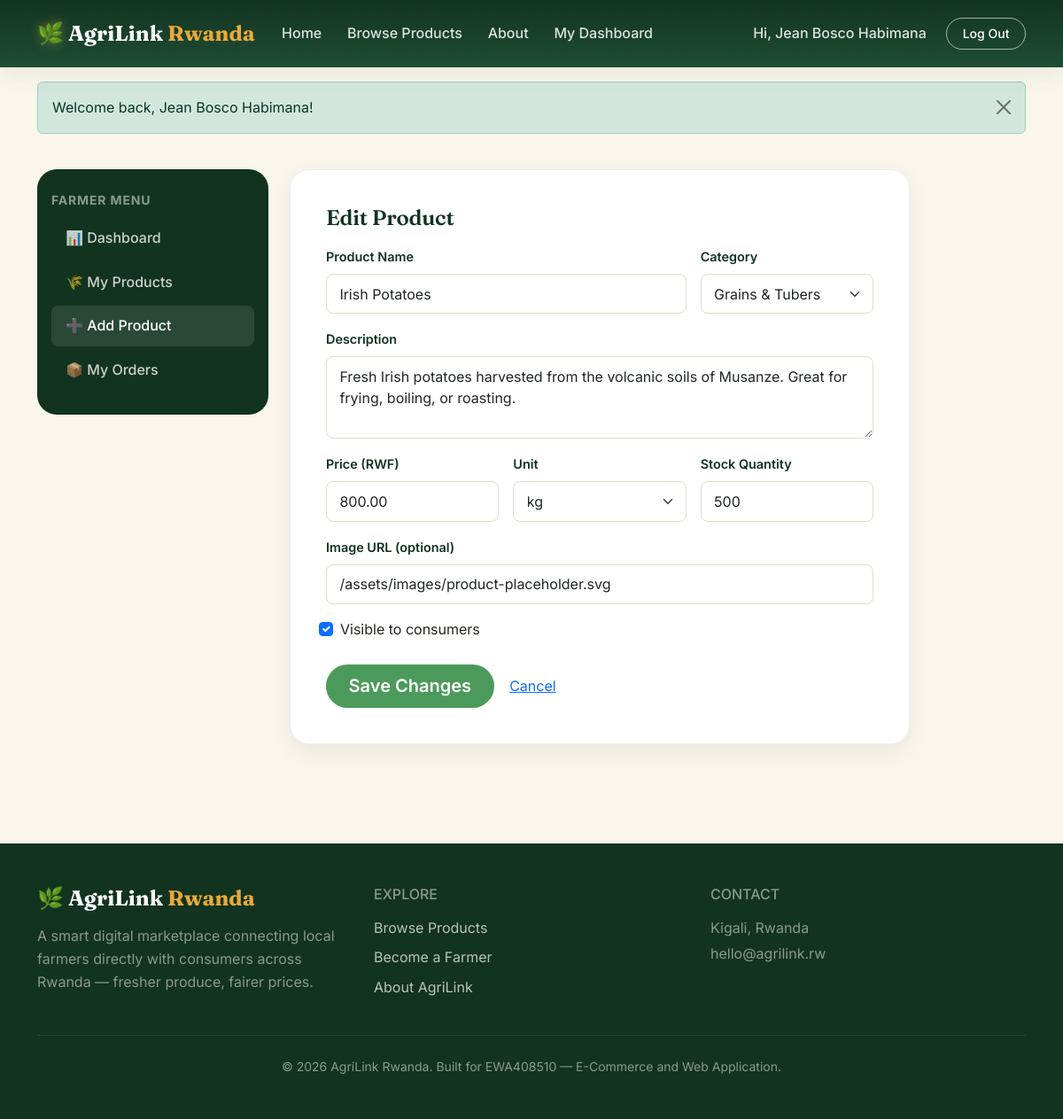
The app's page /farmer/product-form.php?id=1 (signed in) with its own data.
### tables this page shows
CREATE TABLE products (
    id INT AUTO_INCREMENT PRIMARY KEY,
    farmer_id INT NOT NULL,
    category_id INT NOT NULL,
    name VARCHAR(150) NOT NULL,
    slug VARCHAR(180) NOT NULL UNIQUE,
    description TEXT DEFAULT NULL,
    price DECIMAL(10,2) NOT NULL,
    unit VARCHAR(20) NOT NULL DEFAULT 'kg',
    stock_quantity INT NOT NULL DEFAULT 0,
    image_url VARCHAR(255) DEFAULT '/assets/images/product-placeholder.svg',
    is_active TINYINT(1) NOT NULL DEFAULT 1,
    created_at TIMESTAMP DEFAULT CURRENT_TIMESTAMP,
    updated_at TIMESTAMP DEFAULT CURRENT_TIMESTAMP ON UPDATE CURRENT_TIMESTAMP,
    FOREIGN KEY (farmer_id) REFERENCES farmer_profiles(id) ON DELETE CASCADE,
    FOREIGN KEY (category_id) REFERENCES categories(id),
    INDEX idx_products_category (category_id),
    INDEX idx_products_farmer (farmer_id)
);

CREATE TABLE categories (
    id INT AUTO_INCREMENT PRIMARY KEY,
    name VARCHAR(100) NOT NULL UNIQUE,
    slug VARCHAR(120) NOT NULL UNIQUE,
    description VARCHAR(255) DEFAULT NULL
);

### includes/auth.php (called while the page is built, shortened)
<?php
function currentUser() {
    return $_SESSION['user'] ?? null;
}

### classes/FarmerProfile.php (called while the page is built, shortened)
<?php
class FarmerProfile
{
    private PDO $pdo;
    public function __construct(PDO $pdo)
    {
        $this->pdo = $pdo;
    }
    public function findByUserId(int $userId): ?array
    {
        $stmt = $this->pdo->prepare('SELECT * FROM farmer_profiles WHERE user_id = :uid LIMIT 1');
        $stmt->execute(['uid' => $userId]);
        $row = $stmt->fetch();
        return $row ?: null;
    }
}

### classes/Product.php (called while the page is built, shortened)
<?php
class Product
{
    private PDO $pdo;
    public function __construct(PDO $pdo)
    {
        $this->pdo = $pdo;
    }
    private function baseSelect(): string
    {
        return "SELECT p.*, c.name AS category_name, c.slug AS category_slug,
                       fp.farm_name, fp.district, u.full_name AS farmer_name
                FROM products p
                JOIN categories c ON c.id = p.category_id
                JOIN farmer_profiles fp ON fp.id = p.farmer_id
                JOIN users u ON u.id = fp.user_id";
    }
    public function findByIdForFarmer(int $id, int $farmerId): ?array
    {
        $stmt = $this->pdo->prepare($this->baseSelect() . ' WHERE p.id = :id AND p.farmer_id = :fid LIMIT 1');
        $stmt->execute(['id' => $id, 'fid' => $farmerId]);
        $row = $stmt->fetch();
        return $row ?: null;
    }
}

### includes/functions.php (called while the page is built, shortened)
<?php
function e($value) {
    return htmlspecialchars($value ?? '', ENT_QUOTES, 'UTF-8');
}

### classes/Category.php (called while the page is built, shortened)
<?php
class Category
{
    private PDO $pdo;
    public function __construct(PDO $pdo)
    {
        $this->pdo = $pdo;
    }
    public function all(): array
    {
        return $this->pdo->query('SELECT * FROM categories ORDER BY name ASC')->fetchAll();
    }
}

### farmer/product-form.php (the view, shortened to what this page needs)
<?php
require_once __DIR__ . '/../config/bootstrap.php';
$user = currentUser();
$farmerModel = new FarmerProfile($pdo);
$farmer = $farmerModel->findByUserId((int)$user['id']);
$categoryModel = new Category($pdo);
$categories = $categoryModel->all();
$productModel = new Product($pdo);
$editing = false;
$product = null;
if (!empty($_GET['id'])) {
    $product = $productModel->findByIdForFarmer((int)$_GET['id'], (int)$farmer['id']);
    $editing = true;
}
require __DIR__ . '/../includes/header.php';
require __DIR__ . '/../includes/navbar.php';
?>
<section class="agri-section pt-4">
    <div class="container">
        <div class="row g-4">
            <div class="col-lg-3"><?php require __DIR__ . '/../includes/farmer-sidebar.php'; ?></div>
            <div class="col-lg-9">
                <div class="agri-form-card" style="max-width: 700px;">
                    <h4 class="mb-3"><?= $editing ? 'Edit Product' : 'Add a New Product' ?></h4>
                    <form method="POST" data-validate novalidate>
                        <div class="row g-3">
                            <div class="col-md-8">
                                <label class="form-label">Product Name</label>
                                <input type="text" name="name" class="form-control" required value="<?= e($product['name'] ?? oldInput('name')) ?>">
                            </div>
                            <div class="col-md-4">
                                <label class="form-label">Category</label>
                                <select name="category_id" class="form-select" required>
                                    <?php foreach ($categories as $cat): ?>
                                        <option value="<?= (int)$cat['id'] ?>" <?= (($product['category_id'] ?? null) == $cat['id']) ? 'selected' : '' ?>><?= e($cat['name']) ?></option>
                                    <?php endforeach; ?>
                                </select>
                            </div>
                            <div class="col-12">
                                <label class="form-label">Description</label>
                                <textarea name="description" class="form-control" rows="3"><?= e($product['description'] ?? '') ?></textarea>
                            </div>
                            <div class="col-md-4">
                                <label class="form-label">Price (RWF)</label>
                                <input type="number" step="0.01" min="0" name="price" class="form-control" required value="<?= e($product['price'] ?? '') ?>">
                            </div>
                            <div class="col-md-4">
                                <label class="form-label">Unit</label>
                                <select name="unit" class="form-select">
                                    <?php foreach (['kg','g','litre','piece','bunch','crate','sack'] as $u): ?>
                                        <option value="<?= $u ?>" <?= ($product['unit'] ?? 'kg') === $u ? 'selected' : '' ?>><?= $u ?></option>
                                    <?php endforeach; ?>
                                </select>
                            </div>
                            <div class="col-md-4">
                                <label class="form-label">Stock Quantity</label>
                                <input type="number" min="0" name="stock_quantity" class="form-control" required value="<?= e($product['stock_quantity'] ?? 0) ?>">
                            </div>
                            <div class="col-12">
                                <label class="form-label">Image URL (optional)</label>
                                <input type="text" name="image_url" class="form-control" placeholder="/assets/images/product-placeholder.svg" value="<?= e($product['image_url'] ?? '') ?>">
                            </div>
                            <?php if ($editing): ?>
                            <div class="col-12 form-check">
                                <input type="checkbox" class="form-check-input" id="isActive" name="is_active" <?= ($product['is_active'] ?? 1) ? 'checked' : '' ?>>
                                <label class="form-check-label" for="isActive">Visible to consumers</label>
                            </div>
                            <?php endif; ?>
                        </div>
                        <button type="submit" class="btn btn-agri-primary btn-lg mt-4"><?= $editing ? 'Save Changes' : 'Add Product' ?></button>
                        <a href="/farmer/products.php" class="btn btn-link mt-4">Cancel</a>
                    </form>
                </div>
            </div>
        </div>
    </div>
</section>
<?php require __DIR__ . '/../includes/footer.php'; ?>

### assets/css/style.css (style rules this page uses)
:root { --forest: #1F4D36; --forest-dark: #12331F; --leaf: #4C9A5B; --leaf-light: #7FC08A; --gold: #E8A93A; --gold-dark: #C98A1F; --soil: #6B4226; --cream: #FAF6EC; --cream-deep: #F1EAD7; --charcoal: #22281F; --muted: #6B7566; --white: #FFFFFF; --radius-sm: 8px; --radius-md: 14px; --radius-lg: 22px; --shadow-soft: 0 8px 24px rgba(31, 77, 54, 0.08); --shadow-lift: 0 16px 40px rgba(31, 77, 54, 0.14); }
* { box-sizing: border-box; }
body { font-family: 'Inter', -apple-system, BlinkMacSystemFont, sans-serif; background-color: var(--cream); color: var(--charcoal); line-height: 1.6; }
h1, h2, h3, h4, .agri-display { font-family: 'Fraunces', Georgia, serif; font-weight: 600; letter-spacing: -0.01em; color: var(--forest-dark); }
a { color: var(--forest); text-decoration: none; }
.btn-agri-primary { background: var(--leaf); border: none; color: var(--white); font-weight: 600; border-radius: 999px; padding: 0.6rem 1.6rem; transition: transform 0.15s ease, background 0.15s ease; }
.agri-section { padding: 4rem 0; }
.agri-form-card { background: var(--white); border-radius: var(--radius-lg); box-shadow: var(--shadow-soft); padding: 2.5rem; border: 1px solid rgba(31,77,54,0.08); }
.form-label { font-weight: 600; color: var(--forest-dark); font-size: 0.9rem; }
.form-control, .form-select { border-radius: var(--radius-sm); border: 1.5px solid #E2DDCB; padding: 0.6rem 0.9rem; }

### records on screen
products: name "Irish Potatoes", category_id "Grains & Tubers", description "Fresh Irish potatoes harvested from the volcanic soils of Musanze. Great for frying, boiling, or roasting.", price "800.00", unit "kg", stock_quantity "500", image_url "/assets/images/product-placeholder.svg", is_active "☑"

### other values on screen
$user['full_name'] "Jean Bosco Habimana"
$flash['message'] "Welcome back, Jean Bosco Habimana!"
